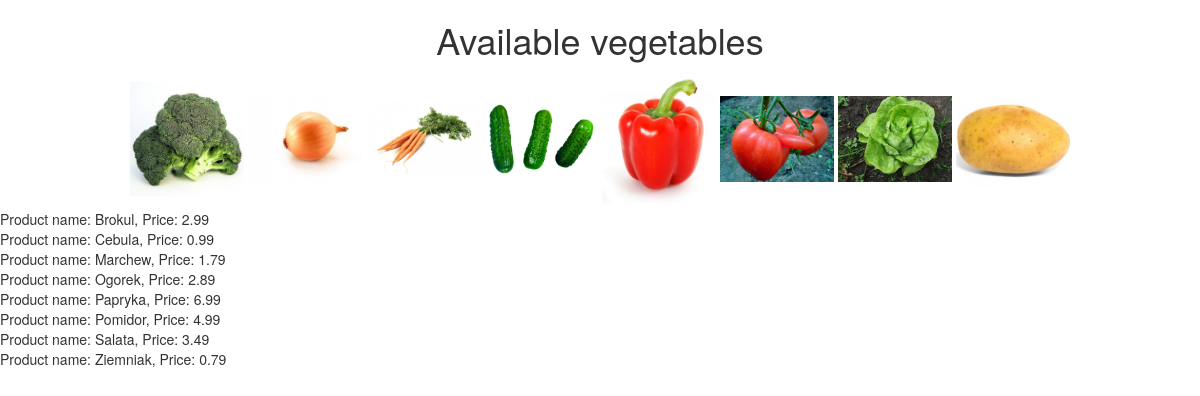
/vegetablesList.php, run on the app's committed database.
### tables this page shows
CREATE TABLE IF NOT EXISTS `Products` (
  `id` int(11) NOT NULL AUTO_INCREMENT,
  `name` varchar(255) NOT NULL,
  `price` decimal(5,2) NOT NULL,
  `amount` int(5) NOT NULL,
  `descritpion` varchar(255) NOT NULL,
  `in_stock` int(11) NOT NULL,
  `category_id` int(3) DEFAULT NULL,
  PRIMARY KEY (`id`)
);

### web/vegetablesList.php (the view, shortened to what this page needs)
<?php
require_once '../src/initialClass.php';
?>
<!doctype html>
<html>
    <head>
        <link href="css/bootstrap.min.css" rel="stylesheet">
    </head>
    <body>
    <center>
        <h1> Available vegetables</h1>
    </center>
    <div class="container" align="center">
        <img src="../images/vegetables/brokul.jpg" width="10%" height="10%">
        <img src="../images/vegetables/cebula.jpg" width="10%" height="10%">
        <img src="../images/vegetables/marchew.jpg" width="10%" height="10%">
        <img src="../images/vegetables/ogorek.jpg" width="10%" height="10%">
        <img src="../images/vegetables/papryka.jpg" width="10%" height="10%">
        <img src="../images/vegetables/pomidor.jpg" width="10%" height="10%">
        <img src="../images/vegetables/salata.jpg" width="10%" height="10%">
        <img src="../images/vegetables/ziemniak.jpg" width="10%" height="10%">
    </div>
    <?php
    $sql           = "SELECT * FROM Products WHERE category_id = 1";
    $result        = $connect -> query($sql);
    if ($result -> num_rows > 0) {
        while ($row = $result -> fetch_assoc()) {
            echo "Product name: " . $row["name"] . ", Price: " . $row["price"] . "<br>";
        }
    } else {
        echo "0 results";
    }
    ?>
</body>
</html>

### data on the page
products: name "Brokul", price "2.99"
products: name "Cebula", price "0.99"
products: name "Marchew", price "1.79"
products: name "Ogorek", price "2.89"
products: name "Papryka", price "6.99"
products: name "Pomidor", price "4.99"
products: name "Salata", price "3.49"
products: name "Ziemniak", price "0.79"
